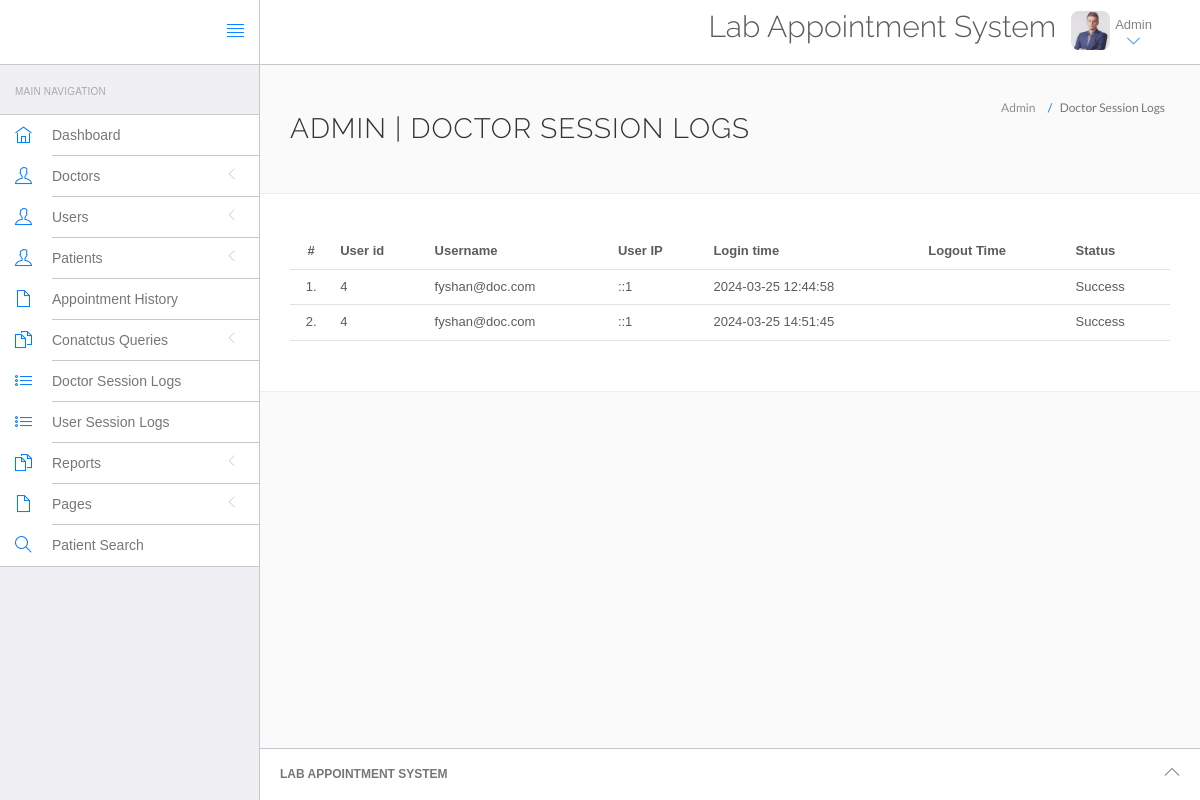
The page /las/admin/doctor-logs.php (signed in) on the database its author committed.
### tables this page shows
CREATE TABLE `doctorslog` (
  `id` int(11) NOT NULL,
  `uid` int(11) DEFAULT NULL,
  `username` varchar(255) DEFAULT NULL,
  `userip` binary(16) DEFAULT NULL,
  `loginTime` timestamp NULL DEFAULT current_timestamp(),
  `logout` varchar(255) DEFAULT NULL,
  `status` int(11) DEFAULT NULL
);

### las/admin/doctor-logs.php (the view, shortened to what this page needs)
<?php
include('include/config.php');
if(strlen($_SESSION['id']==0)) {
 header('location:logout.php');
  } else{
?>
<!DOCTYPE html>
<html lang="en">
	<head>
		<link rel="stylesheet" href="vendor/bootstrap/css/bootstrap.min.css">
		<link rel="stylesheet" href="vendor/fontawesome/css/font-awesome.min.css">
		<link rel="stylesheet" href="vendor/themify-icons/themify-icons.min.css">
		<link href="vendor/animate.css/animate.min.css" rel="stylesheet" media="screen">
		<link href="vendor/perfect-scrollbar/perfect-scrollbar.min.css" rel="stylesheet" media="screen">
		<link href="vendor/switchery/switchery.min.css" rel="stylesheet" media="screen">
		<link href="vendor/bootstrap-touchspin/jquery.bootstrap-touchspin.min.css" rel="stylesheet" media="screen">
		<link href="vendor/select2/select2.min.css" rel="stylesheet" media="screen">
		<link href="vendor/bootstrap-datepicker/bootstrap-datepicker3.standalone.min.css" rel="stylesheet" media="screen">
		<link href="vendor/bootstrap-timepicker/bootstrap-timepicker.min.css" rel="stylesheet" media="screen">
		<link rel="stylesheet" href="assets/css/styles.css">
		<link rel="stylesheet" href="assets/css/plugins.css">
		<link rel="stylesheet" href="assets/css/themes/theme-1.css" id="skin_color" />
	</head>
	<body>
		<div id="app">
<?php include('include/sidebar.php');?>
			<div class="app-content">
					<?php include('include/header.php');?>
				<div class="main-content" >
					<div class="wrap-content container" id="container">
						<section id="page-title">
							<div class="row">
								<div class="col-sm-8">
									<h1 class="mainTitle">Admin  | Doctor Session Logs</h1>
																	</div>
								<ol class="breadcrumb">
									<li>
										<span>Admin </span>
									</li>
									<li class="active">
										<span>Doctor Session Logs</span>
									</li>
								</ol>
							</div>
						</section>
						<div class="container-fluid container-fullw bg-white">
									<div class="row">
								<div class="col-md-12">
									<table class="table table-hover" id="sample-table-1">
										<thead>
											<tr>
												<th class="center">#</th>
												<th class="hidden-xs">User id</th>
												<th>Username</th>
												<th>User IP</th>
												<th>Login time</th>
												<th>Logout Time </th>
												<th> Status </th>
											</tr>
										</thead>
										<tbody>
<?php
$sql=mysqli_query($con,"select * from doctorslog ");
$cnt=1;
while($row=mysqli_fetch_array($sql))
{
?>
											<tr>
												<td class="center"><?php echo $cnt;?>.</td>
												<td class="hidden-xs"><?php echo $row['uid'];?></td>
												<td class="hidden-xs"><?php echo $row['username'];?></td>
												<td><?php echo $row['userip'];?></td>
												<td><?php echo $row['loginTime'];?></td>
												<td><?php echo $row['logout'];?>
												</td>
												<td>
<?php if($row['status']==1)
{
	echo "Success";
}
else
{
	echo "Failed";
}?>
</td>
											</tr>
											<?php
$cnt=$cnt+1;
											 }?>
										</tbody>
									</table>
								</div>
							</div>
								</div>
					</div>
				</div>
			</div>
	<?php include('include/footer.php');?>
		</div>
	</body>
</html>
<?php } ?>

### las/admin/assets/css/themes/theme-1.css (style rules this page uses)
body { background: #FAFAFA; }

### rows shown on the page
doctorslog: uid "4", username "fyshan@doc.com", userip "::1", loginTime "2024-03-25 12:44:58", status "Success"
doctorslog: uid "4", username "fyshan@doc.com", userip "::1", loginTime "2024-03-25 14:51:45", status "Success"
